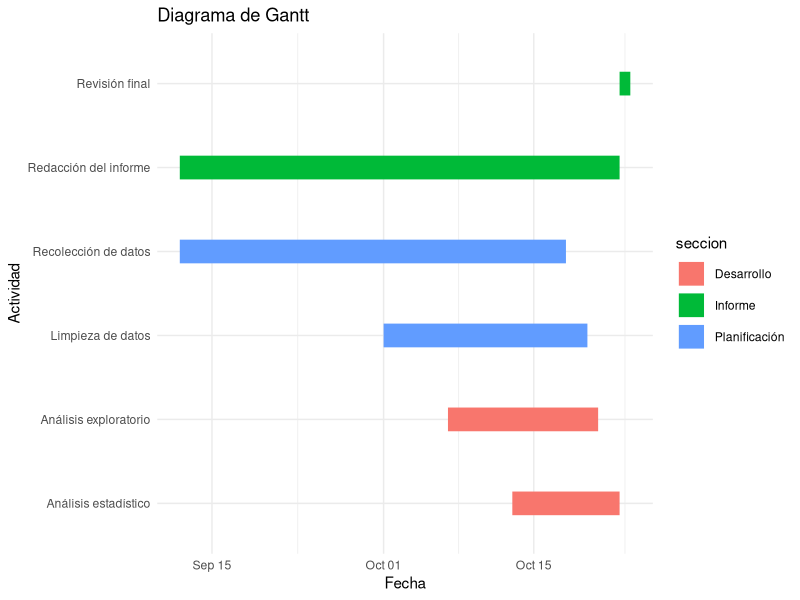

This figure's R source: (Note: this script raises an error after producing the figure.)
## ---- chunk 1
library(ggplot2)

tareas <- data.frame(
  tarea = c(
    "Recolección de datos",
    "Limpieza de datos",
    "Análisis exploratorio",
    "Análisis estadístico",
    "Redacción del informe",
    "Revisión final"
  ),
  inicio = as.Date(c(
    "2026-09-12", "2026-10-01", "2026-10-07", "2026-10-13", "2026-09-12", "2026-10-23"
  )),
  fin = as.Date(c(
    "2026-10-18", "2026-10-20", "2026-10-21", "2026-10-23", "2026-10-23", "2026-10-24"
  )),
  seccion = c(
    "Planificación",
    "Planificación",
    "Desarrollo",
    "Desarrollo",
    "Informe",
    "Informe"
  )
)

ggplot(tareas,
       aes(x = inicio,
           xend = fin,
           y = tarea,
           yend = tarea,
           color = seccion)) +
  geom_segment(linewidth = 8) +
  labs(title = "Diagrama de Gantt",
       x = "Fecha",
       y = "Actividad") +
  theme_minimal()
## ---- chunk 2
DF3<-read_csv("DF3.csv")
## ---- chunk 3
sd(DF3$consultas, na.rm = T) / abs(mean(DF3$consultas, na.rm = T))
## ---- chunk 4
boxplot(DF3$consultas,
        main = "Boxplot - Número de consultas a la IA",
        ylab = "Cantidad de consultas")
legend("topright",
       legend = paste("Mediana =", median(DF3$consultas, na.rm = TRUE), "\nQ3 =", quantile(DF3$consultas, 0.75, na.rm = T, type = 3)), bty = "n")
## ---- chunk 5
plot(table(DF3$consultas),
        main = "Diagrama de palos - Número de consultas a la IA",
        xlab = "Cantidad de consultas",
        ylab = "Frecuencia de cada cantidad")
## ---- chunk 6
table(DF3$comprension)
round(prop.table(table(DF3$comprension)) * 100, 2)
round(cumsum(prop.table(table(DF3$comprension))) * 100, 2)
## ---- chunk 7
DF3 %>%
  count(comprension) %>%
  mutate(p = n / sum(n) * 100) %>%
  ggplot(aes(x = comprension, y = p, fill = comprension)) +
  geom_col(color = "black", width = 0.75) +
  geom_text(aes(label = paste0(round(p, 2), "%")), vjust = -0.5, size = 3.5) +
  scale_fill_manual(values = c("gray92", "gray80", "gray66", "gray50", "gray35")) +
  labs(title = "Proporción de registros según nivel de comprensión",
       x = "Nivel de comprensión", y = "Porcentaje de registros (%)") +
  theme_minimal() +
  theme(legend.position = "none")
## ---- chunk 8
summary(DF3$sueno)
round(sd(DF3$sueno),2)
IQR(DF3$sueno)
round(sd(DF3$sueno) / mean(DF3$sueno),2) #CV
## ---- chunk 9
boxplot(DF3$sueno,
        main = "Horas de sueño",
        ylab = "Horas",
        col = "gray80")
## ---- chunk 10
hist(DF3$sueno,
     main = "Horas de sueño",
     xlab = "Horas",
     col = "gray80",
     ylab = "Frecuencia")
axis(1, at = 0:ceiling(max(DF3$sueno)))
abline(v = mean(DF3$sueno, na.rm = TRUE), col = "firebrick", lwd = 2, lty = 2)
legend("topright",
       legend = paste("Media =", round(mean(DF3$sueno, na.rm = TRUE), 2)),
       col = "firebrick", lty = 2, lwd = 2, bty = "n")
## ---- chunk 11
boxplot(consultas ~ satisfaccion, data = DF3,
        main = "Nivel de satisfacción vs Número de consultas",
        xlab = "Nivel de satisfacción",
        ylab = "Cantidad de consultas",
        varwidth = T)
## ---- chunk 12
quantile(DF3$consultas[DF3$satisfaccion == 3], 0.3, na.rm = T, type = 3)
quantile(DF3$consultas[DF3$satisfaccion == 4], 0.3, na.rm = T, type = 3)
quantile(DF3$consultas[DF3$satisfaccion == 5], 0.3, na.rm = T, type = 3)
## ---- chunk 13
cor.test(DF3$consultas,DF3$estudio,method="spearman")
## ---- chunk 14
ggplot(DF3, aes(x = consultas, y = estudio)) +
  geom_point(color = "navy", size = 2.5) +
  labs(
    title = "Consultas vs. horas de estudio",
    x = "Consultas a la IA",
    y = "Horas de estudio"
  )
## ---- chunk 15
DFC <- DF3[DF3$uso_ia == "Usó IA", ]
DFC$curso <- toupper(DFC$curso)
DFC$uso <- as.character(DFC$uso)
DFC <- DFC[DFC$curso %in% c("CC1105", "CS2031", "CC2101", "CS2013"), ]
DFC <- DFC[DFC$uso %in% c("Resolver ejercicios", "Resumir", "Programar", "Redactar"), ]
nrow(DFC)
## ---- chunk 16
tabla <- table(DFC$curso, DFC$uso)
tabla
round(prop.table(tabla, 1) * 100, 2)
## ---- chunk 17
DFC %>%
  count(curso, uso) %>%
  group_by(curso) %>%
  mutate(p = n / sum(n) * 100) %>%
  ggplot(aes(x = curso, y = p, fill = uso)) +
  geom_col(width = 0.75) +
  geom_text(aes(label = paste0(round(p, 1), "%")),
            position = position_stack(vjust = 0.5), size = 3) +
  scale_fill_manual(values = c("gray92", "gray78", "gray64", "gray50")) +
  labs(title = "Proporción de usos de la IA según el curso",
       x = "Curso", y = "Porcentaje de registros (%)", fill = "Uso principal") +
  theme_minimal()
## ---- chunk 18
DF3 %>%
  filter(uso_ia == "Usó IA") %>%
  mutate(
    uso_g = if_else(uso %in% c("Resolver ejercicios", "Resumir",
                                "Programar", "Redactar", "No usó IA"),
                     as.character(uso), "Otros"),
    ahorro = if_else(tareas == 0, "Sin tareas ahorradas", "Con tareas ahorradas")
  ) %>%
  count(uso_g, ahorro) %>%
  tidyr::pivot_wider(names_from = ahorro, values_from = n, values_fill = 0) %>%
  {
    tabla <- .[, c("uso_g", "Sin tareas ahorradas", "Con tareas ahorradas")]
    m <- t(as.matrix(tabla[, -1]))
    colnames(m) <- tabla$uso_g
    barplot(m,
            main = "Tareas ahorradas según el uso de IA",
            ylab = "Cantidad de registros",
            xlab = "Uso principal",
            col = c("gray85", "gray45"))
    legend("topleft",
           legend = c("Sin ahorro", "Con ahorro"),
           fill = c("gray85", "gray45"),
           cex = 0.8)
  }
## ---- chunk 19
DF3 %>%
  filter(uso_ia == "Usó IA") %>%
  mutate(uso_g = if_else(uso %in% c("Resolver ejercicios", "Resumir",
                                     "Programar", "Redactar", "No usó IA"),
                          as.character(uso), "Otros")) %>%
  group_by(uso_g) %>%
  summarise(
    registros   = n(),
    ta_ahorrada = round(mean(tareas > 0, na.rm = TRUE) * 100,2),

  ) %>%
  rename(Uso = uso_g)
## ---- chunk 20
boxplot(sueno ~ comprension, data = DF3,
        main = "Sueño según comprensión",
        xlab = "Comprensión",
        ylab = "Horas de sueño",
        col = c("gray92", "gray80", "gray66", "gray50", "gray35"))
abline(h = mean(DF3$sueno, na.rm = TRUE), col = "firebrick", lwd = 2, lty = 2)
legend("topright",
       legend = paste("Media =", round(mean(DF3$sueno, na.rm = TRUE), 2)),
       col = "firebrick", lty = 2, lwd = 2, bty = "n")
## ---- chunk 21
DF3%>%group_by(comprension)%>% summarise(n=n(),
    Q1= quantile(sueno, 0.25, na.rm = TRUE),
    Mediana = quantile(sueno, 0.5 ,na.rm = TRUE),
    Q3= quantile(sueno, 0.75, na.rm = TRUE),
    RIC     = IQR(sueno, na.rm = TRUE),
    Media = mean(sueno,na.rm=TRUE),
    CV = (sd(sueno,na.rm=TRUE)/mean(sueno,na.rm=TRUE))
                                         )
## ---- chunk 22
GRUPO <- 6
DF3_grupo <- DF_GesNulos %>% filter(Grupo == GRUPO)
nrow(DF3_grupo)
## ---- chunk 23
consultas_cat <- cut(DF3$consultas,
                     breaks = c(0, 1, 11, 21, 31, Inf),
                     right = FALSE,
                     labels = c("Sin uso", "Bajo", "Moderado",
                                "Frecuente", "Muy frecuente"))

frec_con <- table(consultas_cat)
prob_con <- prop.table(frec_con)
frec_con
round(prob_con, 4)
## ---- chunk 24
sum(prob_con)
## ---- chunk 25
barplot(prob_con,
        main = "Probabilidad empírica del nivel de uso de IA",
        xlab = "Nivel de uso (según número de consultas)",
        ylab = "Probabilidad",
        col = "gray70",
        ylim = c(0, 0.6))
## ---- chunk 26
frec_sat <- table(DF3$satisfaccion)
prob_sat <- prop.table(frec_sat)
frec_sat
round(prob_sat, 4)
## ---- chunk 27
sum(prob_sat)
## ---- chunk 28
barplot(prob_sat,
        main = "Probabilidad empírica de la variable satisfacción",
        xlab = "Nivel de satisfacción (1 = muy baja, 5 = muy alta)",
        ylab = "Probabilidad",
        col = "gray70",
        ylim = c(0, 0.6))
## ---- chunk 29
P_A = nrow(DF3 %>% filter(comprension == "Alto")) / nrow(DF3)
paste("Probabilidad de A:", P_A)
## ---- chunk 30
P_B = nrow(DF3 %>% filter(5 <= consultas & consultas <= 15)) / nrow(DF3)
paste("Probabilidad de B:", P_B)
## ---- chunk 31
P_A_dado_B = nrow(DF3 %>% filter(5 <= consultas & consultas <= 15 & comprension == "Alto")) / nrow(DF3 %>% filter(5 <= consultas & consultas <= 15))

P_A_dado_B
## ---- chunk 32
P_A_inter_B<- nrow(DF3 %>% filter(5 <= consultas & consultas <= 15 & comprension == "Alto")) / nrow(DF3)
round(P_A_inter_B,2) == round(P_A* P_B,2)
round(P_A_inter_B,3) == round(P_A* P_B,3)
P_A_dado_B==P_A
## ---- chunk 33

P_A_U_B<-P_A+P_B-P_A_inter_B
P_A_comp<-1-P_A
P_B_comp<-1-P_B

#leyes de morgan

P_A_U_B_comp<-1-P_A_U_B
P_A_inter_B_comp<-1-P_A_inter_B
P_A_U_B
P_A_comp
P_B_comp
P_A_U_B_comp
P_A_inter_B_comp
## ---- chunk 34
P_B_dado_A = nrow(DF3 %>% filter(5 <= consultas & consultas <= 15 & comprension == "Alto")) / nrow(DF3 %>% filter(comprension == "Alto"))

P_B_dado_A
## ---- chunk 35
P_B_dado_noA = nrow(DF3 %>% filter(5 <= consultas & consultas <= 15 & comprension != "Alto")) / nrow(DF3 %>% filter(comprension != "Alto"))

P_B_dado_noA
## ---- chunk 36
( P_B_dado_A * P_A ) / ( P_B_dado_A * P_A + P_B_dado_noA * P_A_comp)
## ---- chunk 37
P_A_dado_B
## ---- chunk 38
exito <- DF3$consultas > 20
p <- mean(exito)
q <- 1 - p
## ---- chunk 39
N <- length(exito)
k_all <- 1:N
pmf <- dgeom(k_all - 1, p)
cdf_izq <- pgeom(k_all - 1, p)        # P(X <= k)
cdf_der <- q^(k_all - 1)              # P(X >= k)
sum(pmf)                              # validación: ≈ 1

espera <- diff(c(0, which(exito)))
ks <- 1:20
emp <- sapply(ks, function(i) mean(espera == i))

par(mfrow = c(1, 2))

# Distribución completa (1 a N)
plot(k_all, pmf, type = "h", xlab = "k", ylab = "P(X = k)",
     main = "Distribución completa (1 a N)")

## ---- chunk 40
# Zoom: teórica vs. empírica
plot(ks, pmf[ks], type = "h", lwd = 3, xlab = "k", ylab = "P(X = k)",
     ylim = c(0, max(pmf[ks], emp)),
     main = "Zoom: teórica vs. empírica")
points(ks, emp, pch = 16, col = "firebrick")
abline(v = 1/p, lty = 2, col = "gray40")
legend("topright", legend = c("Teórica", "Empírica", "E(X)"),
       lty = c(1, NA, 2), pch = c(NA, 16, NA),
       col = c("black", "firebrick", "gray40"), bty = "n")

par(mfrow = c(1, 1))
## ---- chunk 41
# Acumulada hacia la izquierda
plot(ks, cdf_izq[ks], type = "s", xlab = "k", ylab = "P(X <= k)",
     main = "Acumulada hacia la izquierda")
## ---- chunk 42
# Acumulada hacia la derecha
plot(ks, cdf_der[ks], type = "s", xlab = "k", ylab = "P(X >= k)",
     main = "Acumulada hacia la derecha")
## ---- chunk 43
data.frame(k = ks, `P(X=k)` = round(pmf[ks], 4), empirica = round(emp, 4),
           `P(X<=k)` = round(cdf_izq[ks], 4), `P(X>=k)` = round(cdf_der[ks], 4),
           check.names = FALSE)
## ---- chunk 44
n_tar <- 10
p_tar <- mean(DF3$tareas >= 3)
p_tar
## ---- chunk 45
E_tar <- n_tar * p_tar
V_tar <- n_tar * p_tar * (1 - p_tar)
SD_tar <- sqrt(V_tar)
CV_tar <- SD_tar / E_tar
## ---- chunk 46
dbinom(3, n_tar, p_tar)
## ---- chunk 47
pbinom(2, n_tar, p_tar)
## ---- chunk 48
set.seed(6)
mezcla <- sample(DF3$tareas)
n_grupos <- floor(length(mezcla) / 10)
grupos <- matrix(mezcla[1:(n_grupos * 10)] >= 3, nrow = 10)
exitos <- colSums(grupos)
mean(exitos)
## ---- chunk 49
teorica <- dbinom(0:10, n_tar, p_tar)
empirica <- table(factor(exitos, levels = 0:10)) / length(exitos)

barplot(rbind(teorica, empirica),
        beside = TRUE,
        names.arg = 0:10,
        col = c("gray40", "gray80"),
        legend.text = c("Binomial", "Datos"),
        main = "Binomial vs. datos",
        xlab = "Número de registros con 3 o más tareas (de 10)",
        ylab = "Probabilidad")
## ---- chunk 50
#Datos basicos 
media_ <- mean(DF3$sueno,na.rm=TRUE)
mediana_<-median(DF3$sueno,na.rm=TRUE)
var_<-var(DF3$sueno,na.rm=TRUE)
sd_ <- sd(DF3$sueno,na.rm=TRUE)
lambda_ <- 1 / media_  
min_ <- min(DF3$sueno,na.rm=TRUE)
max_ <- max(DF3$sueno,na.rm=TRUE)

cv_<-(sd_/media_)*100

# con probability= TRUE sirve para el cambio de escala para que represente la densidad de probabilidad 

hist(DF3$sueno, probability = TRUE, col = "lightgray", border = "white", 
     main = "Distribuciones Continuas",
     xlab = "Horas de sueño", ylab = "Densidad" )


# Normal

#el uso de dnorm() es la funcion de densidad de la probabilidad normal el cual usa x que es la variable independiente, despues el caso de from y to definen los limites de calculo y dibujo

curve(dnorm(x, mean = media_, sd = sd_), col = "forestgreen", lwd = 2, add = TRUE, from = min_, to = max_)

# Exponencial

# el uso de lambda es debido a la teoria que relaciona la media y la tasa 

curve(dexp(x, rate = lambda_), col = "dodgerblue", lwd = 2, add = TRUE, from = min_, to = max_)

# Uniforme 

# El uso de min y max es debido a la propia formula de la densidad de probabilidad 

curve(dunif(x, min = min_, max = max_), col = "purple", lwd = 2, add = TRUE, from = min_, to = max_)

legend("topright", legend = c("Distribución Normal", "Distribucion Exponencial", "Distribucion Uniforme"),
       col = c("forestgreen", "dodgerblue","purple"), lty=1, lwd=2)
## ---- chunk 51
#simetria
mediana_
media_
## ---- chunk 52
cv_
## ---- chunk 53
max_-min_
sd_*sqrt(12)

sd_^2
((max_-min_)^2)/12
## ---- chunk 54
sd_
media_
## ---- chunk 55
prob_4_teo<-pnorm(q=4,mean=media_, sd=sd_)
prob_4_teo
## ---- chunk 56
prob_4_empirica<-mean(DF3$sueno<=4,na.rm=TRUE)
prob_4_empirica

prob_4_empirica-prob_4_teo
## ---- chunk 57
estudio <- DF3$estudio

media_estudio <- mean(estudio, na.rm = TRUE)
min_estudio <- min(estudio, na.rm = TRUE)
max_estudio <- max(estudio, na.rm = TRUE)
prom_estudio <- mean(estudio, na.rm = TRUE)
std_estudio <- sd(estudio, na.rm = TRUE)
lambda_estudio <- 1 / media_estudio

hist(estudio, probability = TRUE,
     main = "Distribuciones Continuas VS Densidad Muestral",
     xlab = "Número de horas diarias de estudio", ylab = "Densidad muestral")

# Normal
curve(dnorm(x, mean = media_estudio, sd = std_estudio), col = "forestgreen", lwd = 2, add = TRUE, from = min_estudio, to = max_estudio)

# Exponencial
curve(dexp(x, rate = lambda_estudio), col = "dodgerblue", lwd = 2, add = TRUE, from = min_estudio, to = max_estudio)

# Uniforme
curve(dunif(x, min = min_estudio, max = max_estudio), col = "purple", lwd = 2, add = TRUE, from = min_estudio, to = max_estudio)

legend("topright", legend = c("Distribución Normal", "Distribución Exponencial", "Distribución Uniforme"),
       col = c("forestgreen", "dodgerblue", "purple"), lwd = c(3, 3, 3), lty = c(1, 1, 1))
## ---- chunk 58
paste("Esperanza Uniforme:", (min_estudio + max_estudio) / 2)
paste("Promedio Muestral:", prom_estudio)
## ---- chunk 59
paste("Varianza Uniforme:", (max_estudio - min_estudio)^2 / 12)
paste("Varianza Muestral:", std_estudio^2)
## ---- chunk 60
median(estudio, na.rm = T)
prom_estudio
## ---- chunk 61
paste("Esperanza Exponencial:", 1 / lambda_estudio)
paste("Promedio Muestral:", prom_estudio)
## ---- chunk 62
paste("Varianza Exponencial:", 1 / lambda_estudio^2)
paste("Varianza Muestral:", std_estudio^2)
## ---- chunk 63
pexp(8, lambda_estudio) - pexp(5, lambda_estudio)
## ---- chunk 64
nrow(DF3 %>% filter(5 < estudio & estudio <= 8)) / nrow(DF3)
